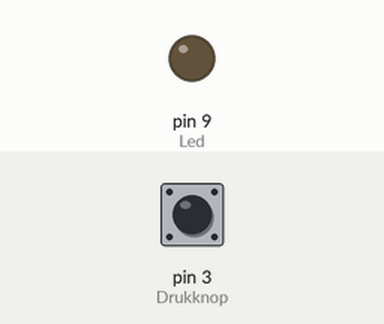
Bench run of a sketch on a simulated Arduino Uno, built with avr-gcc and run on an emulated ATmega328P. Parts: output pins drawn as LEDs (lit = HIGH). Inputs (shaded band) come from the test bench; at power-on: pin 3 (Drukknop) HIGH.

Above: at 1.2 s.
1.3 s: pin 3 (Drukknop) pulled LOW for 0.15 s
At 2.6 s:
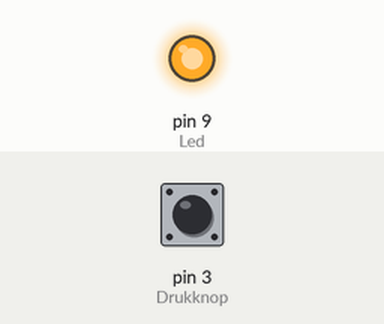
2.9 s: pin 3 (Drukknop) pulled LOW for 1 s
At 5.1 s:
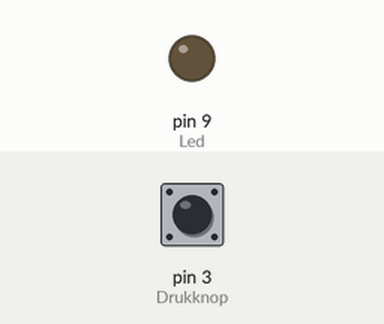
5.4 s: pin 3 (Drukknop) pulled LOW for 3.2 s
At 9.8 s:
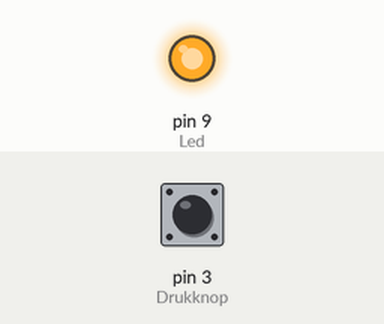
Timing chart, 0 to 11.3 s (numbered marks = the images above; inputs shaded):
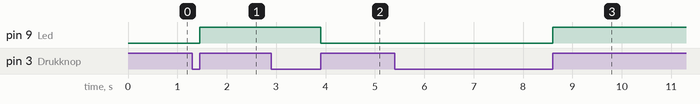

The sketch:

Start-Stop-Interrupt.ino
```cpp
const int Drukknop = 3;
const int Led = 9;
bool toestand_Led = LOW;

void setup()
{
  pinMode(Drukknop, INPUT_PULLUP);
  pinMode(Led, OUTPUT);
  attachInterrupt(digitalPinToInterrupt(Drukknop), aan, RISING);
}

void loop()
{
   digitalWrite(Led, toestand_Led);
}

void aan()
{
  toestand_Led = !toestand_Led;
}
```

Measured:
- after the input at 1.3 s, pin 9 (Led): LOW → HIGH after 0.15 s
- after the input at 2.9 s, pin 9 (Led): HIGH → LOW after 1.0 s
- after the input at 5.4 s, pin 9 (Led): LOW → HIGH after 3.2 s
